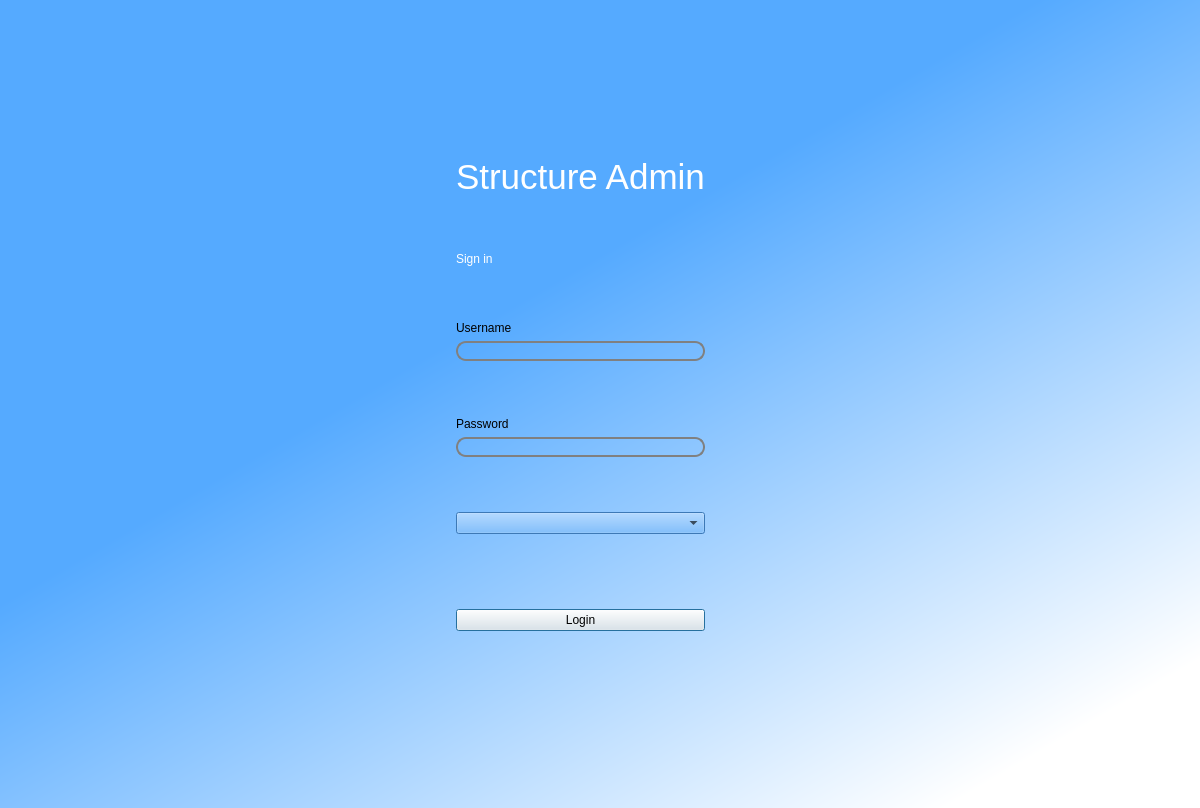
<?xml version="1.0" encoding="UTF-8"?>
<ui version="4.0">
 <class>Dialog</class>
 <widget class="QDialog" name="Dialog">
  <property name="geometry">
   <rect>
    <x>0</x>
    <y>0</y>
    <width>1200</width>
    <height>808</height>
   </rect>
  </property>
  <property name="windowTitle">
   <string>Dialog</string>
  </property>
  <property name="styleSheet">
   <string notr="true">QDialog#Dialog{
background-color: qlineargradient(spread:pad, x1:0.437811, y1:0.369, x2:0.9, y2:0.903409, stop:0 rgba(85, 170, 255, 255), stop:1 rgba(255, 255, 255, 255));
}

QLineEdit{
border: 2px solid gray;
border-radius: 10px;
}</string>
  </property>
  <layout class="QHBoxLayout" name="horizontalLayout">
   <item>
    <spacer name="horizontalSpacer_5">
     <property name="orientation">
      <enum>Qt::Horizontal</enum>
     </property>
     <property name="sizeHint" stdset="0">
      <size>
       <width>528</width>
       <height>20</height>
      </size>
     </property>
    </spacer>
   </item>
   <item>
    <widget class="QWidget" name="bgwidget" native="true">
     <property name="styleSheet">
      <string notr="true"/>
     </property>
     <layout class="QVBoxLayout" name="verticalLayout">
      <item>
       <spacer name="verticalSpacer_8">
        <property name="orientation">
         <enum>Qt::Vertical</enum>
        </property>
        <property name="sizeHint" stdset="0">
         <size>
          <width>20</width>
          <height>137</height>
         </size>
        </property>
       </spacer>
      </item>
      <item>
       <widget class="QLabel" name="label">
        <property name="font">
         <font>
          <pointsize>26</pointsize>
         </font>
        </property>
        <property name="styleSheet">
         <string notr="true">color: rgb(255, 255, 255);</string>
        </property>
        <property name="text">
         <string>Structure Admin</string>
        </property>
       </widget>
      </item>
      <item>
       <spacer name="verticalSpacer_3">
        <property name="orientation">
         <enum>Qt::Vertical</enum>
        </property>
        <property name="sizeHint" stdset="0">
         <size>
          <width>20</width>
          <height>40</height>
         </size>
        </property>
       </spacer>
      </item>
      <item>
       <widget class="QLabel" name="label_2">
        <property name="styleSheet">
         <string notr="true">color: rgb(255, 255, 255);
font: 18pt &quot;MS Shell Dlg 2&quot;;
</string>
        </property>
        <property name="text">
         <string>Sign in</string>
        </property>
       </widget>
      </item>
      <item>
       <spacer name="verticalSpacer_6">
        <property name="orientation">
         <enum>Qt::Vertical</enum>
        </property>
        <property name="sizeHint" stdset="0">
         <size>
          <width>20</width>
          <height>44</height>
         </size>
        </property>
       </spacer>
      </item>
      <item>
       <widget class="QLabel" name="label_3">
        <property name="text">
         <string>Username</string>
        </property>
       </widget>
      </item>
      <item>
       <widget class="QLineEdit" name="usernamefield">
        <property name="styleSheet">
         <string notr="true">background-color:rgba(0,0,0,0);
font: 12pt &quot;MS Shell Dlg 2&quot;;</string>
        </property>
        <property name="clearButtonEnabled">
         <bool>false</bool>
        </property>
       </widget>
      </item>
      <item>
       <spacer name="verticalSpacer_4">
        <property name="orientation">
         <enum>Qt::Vertical</enum>
        </property>
        <property name="sizeHint" stdset="0">
         <size>
          <width>20</width>
          <height>43</height>
         </size>
        </property>
       </spacer>
      </item>
      <item>
       <widget class="QLabel" name="label_4">
        <property name="text">
         <string>Password</string>
        </property>
       </widget>
      </item>
      <item>
       <widget class="QLineEdit" name="passwordfield">
        <property name="styleSheet">
         <string notr="true">background-color:rgba(0,0,0,0);
font: 12pt &quot;MS Shell Dlg 2&quot;;</string>
        </property>
       </widget>
      </item>
      <item>
       <spacer name="verticalSpacer_2">
        <property name="orientation">
         <enum>Qt::Vertical</enum>
        </property>
        <property name="sizeHint" stdset="0">
         <size>
          <width>20</width>
          <height>47</height>
         </size>
        </property>
       </spacer>
      </item>
      <item>
       <widget class="QComboBox" name="server_cb">
        <property name="styleSheet">
         <string notr="true">background-color: rgba(85, 170, 255, 255)</string>
        </property>
       </widget>
      </item>
      <item>
       <spacer name="verticalSpacer_7">
        <property name="orientation">
         <enum>Qt::Vertical</enum>
        </property>
        <property name="sizeHint" stdset="0">
         <size>
          <width>20</width>
          <height>43</height>
         </size>
        </property>
       </spacer>
      </item>
      <item>
       <widget class="QLabel" name="errorlabel">
        <property name="styleSheet">
         <string notr="true">font: 10pt &quot;MS Shell Dlg 2&quot;; color:red</string>
        </property>
        <property name="text">
         <string/>
        </property>
       </widget>
      </item>
      <item>
       <widget class="QPushButton" name="login">
        <property name="styleSheet">
         <string notr="true">font: 18pt &quot;MS Shell Dlg 2&quot;;</string>
        </property>
        <property name="text">
         <string>Login</string>
        </property>
       </widget>
      </item>
      <item>
       <spacer name="verticalSpacer">
        <property name="orientation">
         <enum>Qt::Vertical</enum>
        </property>
        <property name="sizeHint" stdset="0">
         <size>
          <width>20</width>
          <height>157</height>
         </size>
        </property>
       </spacer>
      </item>
     </layout>
    </widget>
   </item>
   <item>
    <spacer name="horizontalSpacer_8">
     <property name="orientation">
      <enum>Qt::Horizontal</enum>
     </property>
     <property name="sizeHint" stdset="0">
      <size>
       <width>567</width>
       <height>20</height>
      </size>
     </property>
    </spacer>
   </item>
  </layout>
 </widget>
 <resources/>
 <connections/>
</ui>
